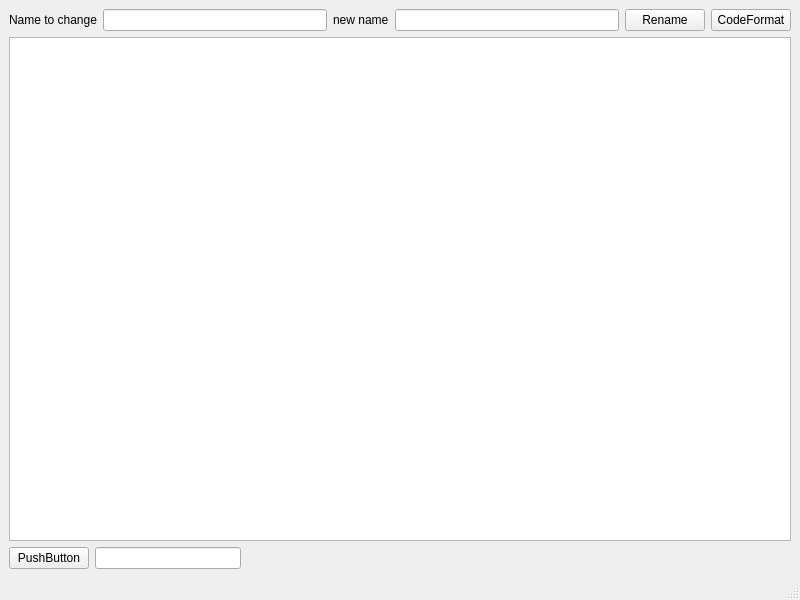
<?xml version="1.0" encoding="UTF-8"?>
<ui version="4.0">
 <class>MainWindow</class>
 <widget class="QMainWindow" name="MainWindow">
  <property name="geometry">
   <rect>
    <x>0</x>
    <y>0</y>
    <width>800</width>
    <height>600</height>
   </rect>
  </property>
  <property name="windowTitle">
   <string>MainWindow</string>
  </property>
  <widget class="QWidget" name="centralwidget">
   <layout class="QVBoxLayout" name="verticalLayout_2">
    <item>
     <layout class="QHBoxLayout" name="horizontalLayout">
      <item>
       <widget class="QLabel" name="label">
        <property name="text">
         <string>Name to change</string>
        </property>
       </widget>
      </item>
      <item>
       <widget class="QLineEdit" name="leditSourseVar"/>
      </item>
      <item>
       <widget class="QLabel" name="label_2">
        <property name="text">
         <string>new name</string>
        </property>
       </widget>
      </item>
      <item>
       <widget class="QLineEdit" name="leditResultVar"/>
      </item>
      <item>
       <widget class="QPushButton" name="buttonRename">
        <property name="text">
         <string>Rename</string>
        </property>
       </widget>
      </item>
      <item>
       <widget class="QPushButton" name="formatCodeButton">
        <property name="text">
         <string>CodeFormat</string>
        </property>
       </widget>
      </item>
     </layout>
    </item>
    <item>
     <widget class="QPlainTextEdit" name="plainTxtSource"/>
    </item>
    <item>
     <layout class="QHBoxLayout" name="horizontalLayout_2">
      <item>
       <widget class="QPushButton" name="pbExplicitProc">
        <property name="text">
         <string>PushButton</string>
        </property>
       </widget>
      </item>
      <item>
       <widget class="QLineEdit" name="lnName"/>
      </item>
      <item>
       <spacer name="horizontalSpacer">
        <property name="orientation">
         <enum>Qt::Horizontal</enum>
        </property>
        <property name="sizeType">
         <enum>QSizePolicy::Fixed</enum>
        </property>
        <property name="sizeHint" stdset="0">
         <size>
          <width>550</width>
          <height>20</height>
         </size>
        </property>
       </spacer>
      </item>
     </layout>
    </item>
   </layout>
  </widget>
  <widget class="QMenuBar" name="menubar">
   <property name="geometry">
    <rect>
     <x>0</x>
     <y>0</y>
     <width>800</width>
     <height>19</height>
    </rect>
   </property>
  </widget>
  <widget class="QStatusBar" name="statusbar"/>
 </widget>
 <resources/>
 <connections/>
</ui>
